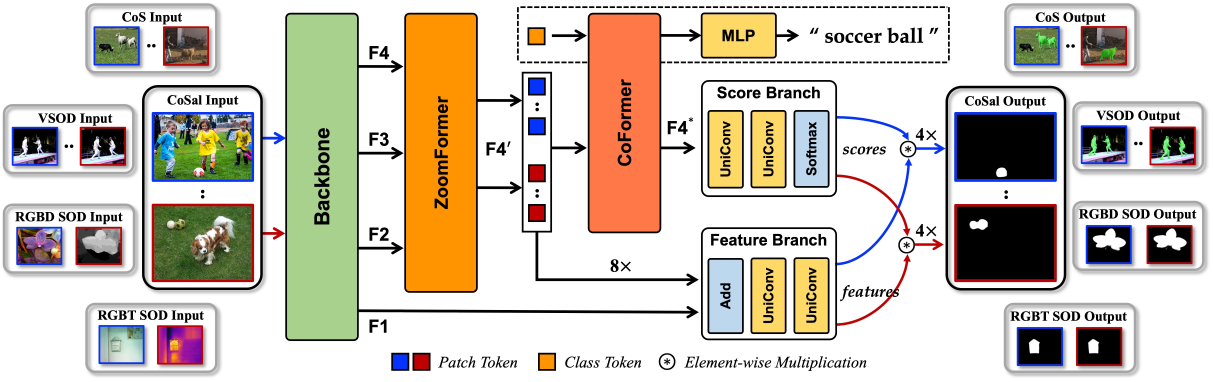
#> input picture co_object_saliency_detection/images/unitr_overview.jpg, 4849 x 1526 px (shown at 1/4 size)
$ python -i preproc.py   (imports and definitions only)
#> lines starting #> are read from the running program, lines starting #| are printed output that depends on the picture
#> further down, picture is the input picture: PIL image 4849x1526 RGB; mean R, G, B 206.2, 197.6, 184.7
from PIL import Image, ImageEnhance
import numpy as np
import random


# [26 lines left out: functions cv_random_flip, random_crop, random_rotate, not called in this run]


def color_enhance(image):
    bright_intensity = random.randint(5, 15) / 10.0
    image = ImageEnhance.Brightness(image).enhance(bright_intensity)
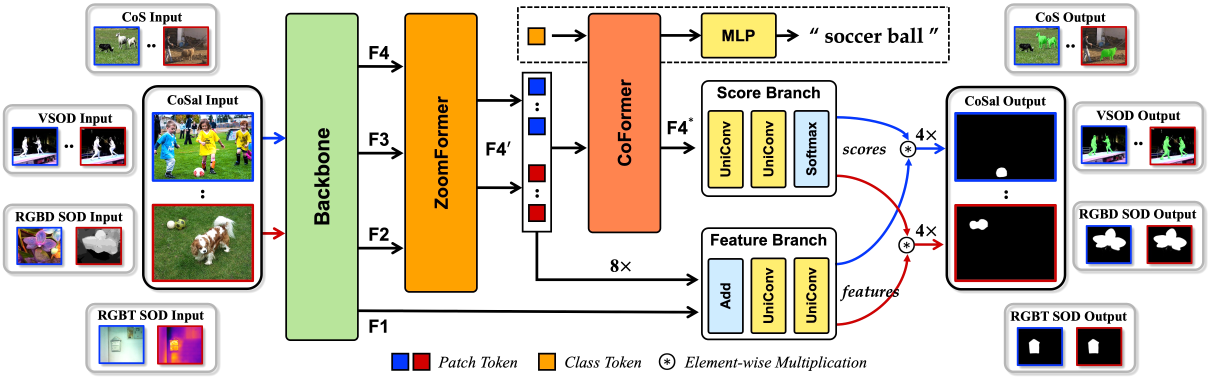
#> image: PIL image 4849x1526 RGB (shown at 1/4 size); mean R, G, B 209.7, 202.5, 188.2
    contrast_intensity = random.randint(5, 15) / 10.0
    image = ImageEnhance.Contrast(image).enhance(contrast_intensity)
    color_intensity = random.randint(0, 20) / 10.0
    image = ImageEnhance.Color(image).enhance(color_intensity)
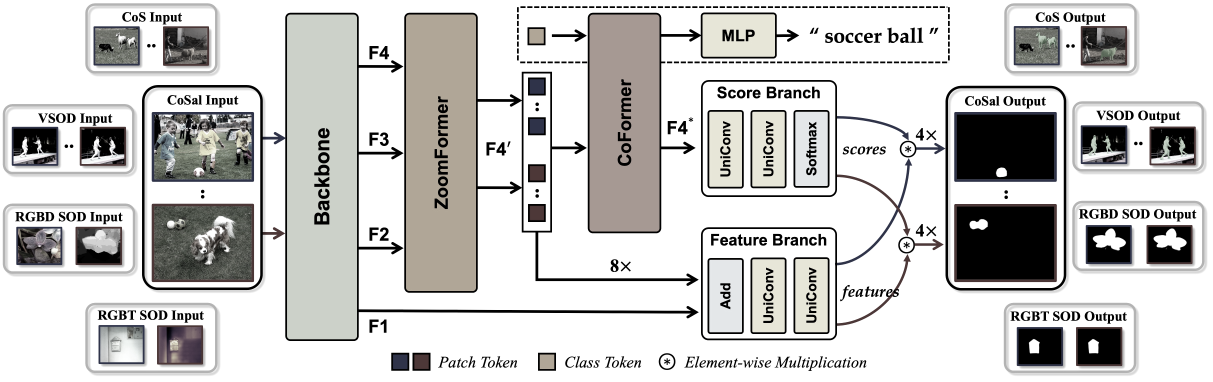
#> image: PIL image 4849x1526 RGB (shown at 1/4 size); mean R, G, B 202.4, 201.7, 200.2
    sharp_intensity = random.randint(0, 30) / 10.0
    image = ImageEnhance.Sharpness(image).enhance(sharp_intensity)
    return image


# [24 lines left out: functions random_gaussian, random_pepper, not called in this run]

>>> from PIL import Image
>>> picture = Image.open('../images/unitr_overview.jpg')
>>> result = color_enhance(picture)
